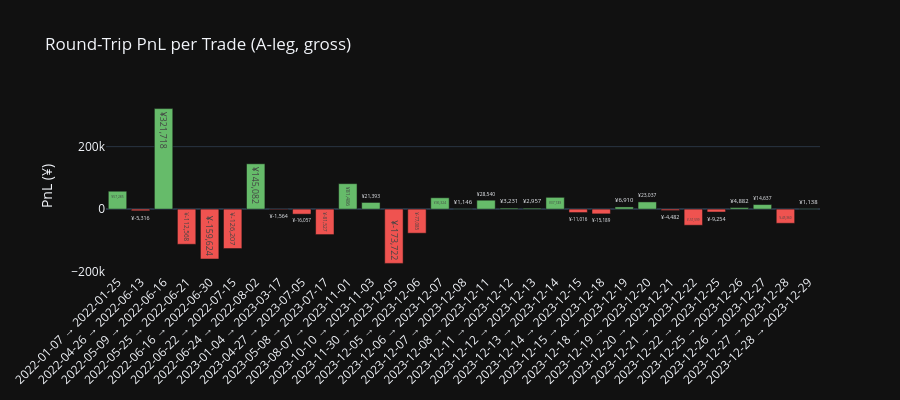

The notebook cell this image was saved under:
### Markdown cell above
## Chart 3 — Trade Log

### Code cell
if result.trade_log.empty:
    print("No trades executed.")
else:
    tlog = result.trade_log.copy()
    tlog["date"] = pd.to_datetime(tlog["date"])

    # Colour-coded table
    action_colors = {
        "BUY":         "#c8e6c9",
        "SELL":        "#ffcdd2",
        "SHORT_OPEN":  "#fff9c4",
        "SHORT_CLOSE": "#e1bee7",
    }
    tlog["date_str"] = tlog["date"].dt.strftime("%Y-%m-%d")
    tlog["notional"] = tlog["notional"].round(0).astype(int)
    tlog["transaction_cost"] = tlog["transaction_cost"].round(2)

    display(tlog[["date_str", "leg", "ts_code", "action", "shares", "price",
                   "notional", "transaction_cost", "note"]]
            .rename(columns={"date_str": "date"})
            .style.map(
                lambda v: f"background-color: {action_colors.get(v, 'transparent')}",
                subset=["action"]
            )
            .set_caption(f"Full Trade Log ({len(tlog)} rows)"))

    # PnL bar chart per round trip
    entries = tlog[tlog["action"].isin(["BUY", "SHORT_OPEN"]) & (tlog["leg"] == "A")].reset_index(drop=True)
    exits   = tlog[tlog["action"].isin(["SELL", "SHORT_CLOSE"]) & (tlog["leg"] == "A")].reset_index(drop=True)
    n = min(len(entries), len(exits))

    if n > 0:
        pnls = []
        labels = []
        for j in range(n):
            e = entries.iloc[j]
            x = exits.iloc[j]
            # A-leg only PnL for illustration; full PnL is in portfolio curve
            if e["action"] == "BUY":
                p = x["notional"] - e["notional"] - e["transaction_cost"] - x["transaction_cost"]
            else:
                p = e["notional"] - x["notional"] - e["transaction_cost"] - x["transaction_cost"]
            pnls.append(p)
            labels.append(f"{e['date_str']} → {x['date_str']}")

        colors = ["#66bb6a" if p > 0 else "#ef5350" for p in pnls]
        fig2 = go.Figure(go.Bar(
            x=labels, y=pnls,
            marker_color=colors,
            text=[f"¥{p:,.0f}" for p in pnls],
            textposition="auto"
        ))
        fig2.update_layout(
            title="Round-Trip PnL per Trade (A-leg, gross)",
            template="plotly_dark",
            xaxis_tickangle=-45,
            yaxis_title="PnL (¥)",
            height=400,
        )
        fig2.show()

### Figure 1 — Plotly figure (JSON) as saved in the notebook; plotly's stock layout.template omitted (floating-point values rounded to 4 significant figures)
{"data": [{"marker": {"color": ["#66bb6a", "#ef5350", "#66bb6a", "#ef5350", "#ef5350", "#ef5350", "#66bb6a", "#ef5350", "#ef5350", "#ef5350", "#66bb6a", "#66bb6a", "#ef5350", "#ef5350", "#66bb6a", "#66bb6a", "#66bb6a", "#66bb6a", "#66bb6a", "#66bb6a", "#ef5350", "#ef5350", "#66bb6a", "#66bb6a", "#ef5350", "#ef5350", "#ef5350", "#66bb6a", "#66bb6a", "#ef5350", "#66bb6a"]}, "text": ["¥57,285", "¥-5,316", "¥321,718", "¥-112,568", "¥-159,624", "¥-126,207", "¥145,082", "¥-1,564", "¥-16,057", "¥-81,527", "¥81,486", "¥21,393", "¥-173,722", "¥-77,085", "¥36,324", "¥1,146", "¥28,540", "¥3,231", "¥2,957", "¥37,749", "¥-11,016", "¥-15,189", "¥6,910", "¥23,037", "¥-4,482", "¥-51,599", "¥-9,254", "¥4,882", "¥14,637", "¥-45,360", "¥1,138"], "textposition": "auto", "type": "bar", "x": ["2022-01-07 → 2022-01-25", "2022-04-26 → 2022-06-13", "2022-05-09 → 2022-06-16", "2022-05-25 → 2022-06-21", "2022-06-16 → 2022-06-30", "2022-06-22 → 2022-07-15", "2022-06-24 → 2022-08-02", "2023-01-04 → 2023-03-17", "2023-04-27 → 2023-07-05", "2023-05-08 → 2023-07-17", "2023-08-07 → 2023-11-01", "2023-10-10 → 2023-11-03", "2023-11-30 → 2023-12-05", "2023-12-05 → 2023-12-06", "2023-12-06 → 2023-12-07", "2023-12-07 → 2023-12-08", "2023-12-08 → 2023-12-11", "2023-12-11 → 2023-12-12", "2023-12-12 → 2023-12-13", "2023-12-13 → 2023-12-14", "2023-12-14 → 2023-12-15", "2023-12-15 → 2023-12-18", "2023-12-18 → 2023-12-19", "2023-12-19 → 2023-12-20", "2023-12-20 → 2023-12-21", "2023-12-21 → 2023-12-22", "2023-12-22 → 2023-12-25", "2023-12-25 → 2023-12-26", "2023-12-26 → 2023-12-27", "2023-12-27 → 2023-12-28", "2023-12-28 → 2023-12-29"], "y": [57280.0, -5316.0, 321700.0, -112600.0, -159600.0, -126200.0, 145100.0, -1564.0, -16060.0, -81530.0, 81490.0, 21390.0, -173700.0, -77090.0, 36320.0, 1146.0, 28540.0, 3231.0, 2957.0, 37750.0, -11020.0, -15189, 6910.0, 23037, -4482.0, -51600.0, -9254.0, 4882.0, 14640.0, -45360.0, 1138.0]}], "layout": {"height": 400, "title": {"text": "Round-Trip PnL per Trade (A-leg, gross)"}, "xaxis": {"tickangle": -45}, "yaxis": {"title": {"text": "PnL (¥)"}}}}
